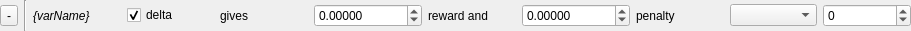
<?xml version="1.0" encoding="UTF-8"?>
<ui version="4.0">
 <class>RewardSpecWidget</class>
 <widget class="QWidget" name="RewardSpecWidget">
  <property name="geometry">
   <rect>
    <x>0</x>
    <y>0</y>
    <width>911</width>
    <height>31</height>
   </rect>
  </property>
  <property name="windowTitle">
   <string>Form</string>
  </property>
  <layout class="QHBoxLayout" name="horizontalLayout">
   <property name="leftMargin">
    <number>0</number>
   </property>
   <property name="topMargin">
    <number>0</number>
   </property>
   <property name="rightMargin">
    <number>0</number>
   </property>
   <property name="bottomMargin">
    <number>0</number>
   </property>
   <item>
    <widget class="QToolButton" name="remove">
     <property name="text">
      <string>-</string>
     </property>
    </widget>
   </item>
   <item>
    <widget class="Line" name="line">
     <property name="orientation">
      <enum>Qt::Vertical</enum>
     </property>
    </widget>
   </item>
   <item>
    <widget class="QLabel" name="varName">
     <property name="font">
      <font>
       <italic>true</italic>
      </font>
     </property>
     <property name="text">
      <string>{varName}</string>
     </property>
    </widget>
   </item>
   <item>
    <widget class="QCheckBox" name="delta">
     <property name="text">
      <string>delta</string>
     </property>
     <property name="checked">
      <bool>true</bool>
     </property>
    </widget>
   </item>
   <item>
    <widget class="QLabel" name="label">
     <property name="text">
      <string>gives</string>
     </property>
    </widget>
   </item>
   <item>
    <widget class="QDoubleSpinBox" name="reward">
     <property name="accelerated">
      <bool>true</bool>
     </property>
     <property name="decimals">
      <number>5</number>
     </property>
     <property name="minimum">
      <double>-1000000000.000000000000000</double>
     </property>
     <property name="maximum">
      <double>1000000000.000000000000000</double>
     </property>
    </widget>
   </item>
   <item>
    <widget class="QLabel" name="label_2">
     <property name="text">
      <string>reward and</string>
     </property>
    </widget>
   </item>
   <item>
    <widget class="QDoubleSpinBox" name="penalty">
     <property name="accelerated">
      <bool>true</bool>
     </property>
     <property name="decimals">
      <number>5</number>
     </property>
     <property name="minimum">
      <double>-1000000000.000000000000000</double>
     </property>
     <property name="maximum">
      <double>1000000000.000000000000000</double>
     </property>
    </widget>
   </item>
   <item>
    <widget class="QLabel" name="label_3">
     <property name="text">
      <string>penalty</string>
     </property>
    </widget>
   </item>
   <item>
    <widget class="QComboBox" name="operation"/>
   </item>
   <item>
    <widget class="QSpinBox" name="reference">
     <property name="minimum">
      <number>-2147483647</number>
     </property>
     <property name="maximum">
      <number>2147483647</number>
     </property>
    </widget>
   </item>
  </layout>
 </widget>
 <resources/>
 <connections/>
</ui>
